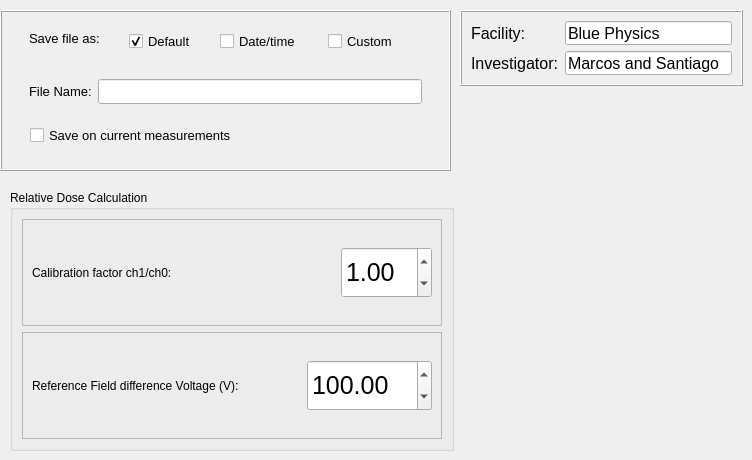
      <widget class="QWidget" name="pagegeneral">
       <widget class="QFrame" name="frame_13">
        <property name="geometry">
         <rect>
          <x>0</x>
          <y>10</y>
          <width>451</width>
          <height>161</height>
         </rect>
        </property>
        <property name="frameShape">
         <enum>QFrame::Box</enum>
        </property>
        <property name="frameShadow">
         <enum>QFrame::Raised</enum>
        </property>
        <widget class="QFrame" name="frame_2">
         <property name="geometry">
          <rect>
           <x>20</x>
           <y>10</y>
           <width>411</width>
           <height>43</height>
          </rect>
         </property>
         <property name="frameShape">
          <enum>QFrame::NoFrame</enum>
         </property>
         <property name="frameShadow">
          <enum>QFrame::Raised</enum>
         </property>
         <widget class="QLabel" name="label_2">
          <property name="geometry">
           <rect>
            <x>9</x>
            <y>9</y>
            <width>85</width>
            <height>19</height>
           </rect>
          </property>
          <property name="font">
           <font>
            <pointsize>10</pointsize>
           </font>
          </property>
          <property name="text">
           <string>Save file as:</string>
          </property>
         </widget>
         <widget class="QCheckBox" name="cbdefault">
          <property name="geometry">
           <rect>
            <x>109</x>
            <y>10</y>
            <width>73</width>
            <height>23</height>
           </rect>
          </property>
          <property name="font">
           <font>
            <pointsize>10</pointsize>
           </font>
          </property>
          <property name="text">
           <string>Default</string>
          </property>
          <property name="checked">
           <bool>true</bool>
          </property>
          <property name="autoRepeat">
           <bool>false</bool>
          </property>
          <property name="autoExclusive">
           <bool>true</bool>
          </property>
         </widget>
         <widget class="QCheckBox" name="cbdatetime">
          <property name="geometry">
           <rect>
            <x>200</x>
            <y>10</y>
            <width>92</width>
            <height>23</height>
           </rect>
          </property>
          <property name="font">
           <font>
            <pointsize>10</pointsize>
           </font>
          </property>
          <property name="text">
           <string>Date/time</string>
          </property>
          <property name="autoRepeat">
           <bool>false</bool>
          </property>
          <property name="autoExclusive">
           <bool>true</bool>
          </property>
         </widget>
         <widget class="QCheckBox" name="cbcustom">
          <property name="geometry">
           <rect>
            <x>308</x>
            <y>9</y>
            <width>101</width>
            <height>25</height>
           </rect>
          </property>
          <property name="font">
           <font>
            <pointsize>10</pointsize>
           </font>
          </property>
          <property name="text">
           <string>Custom</string>
          </property>
          <property name="autoRepeat">
           <bool>false</bool>
          </property>
          <property name="autoExclusive">
           <bool>true</bool>
          </property>
         </widget>
        </widget>
        <widget class="QFrame" name="frame_3">
         <property name="geometry">
          <rect>
           <x>20</x>
           <y>60</y>
           <width>411</width>
           <height>43</height>
          </rect>
         </property>
         <property name="frameShape">
          <enum>QFrame::NoFrame</enum>
         </property>
         <property name="frameShadow">
          <enum>QFrame::Raised</enum>
         </property>
         <layout class="QHBoxLayout" name="horizontalLayout_3">
          <item>
           <widget class="QLabel" name="label">
            <property name="font">
             <font>
              <pointsize>10</pointsize>
             </font>
            </property>
            <property name="text">
             <string>File Name:</string>
            </property>
           </widget>
          </item>
          <item>
           <widget class="QLineEdit" name="lefilename">
            <property name="font">
             <font>
              <pointsize>12</pointsize>
             </font>
            </property>
            <property name="inputMask">
             <string/>
            </property>
            <property name="readOnly">
             <bool>true</bool>
            </property>
            <property name="placeholderText">
             <string/>
            </property>
           </widget>
          </item>
         </layout>
        </widget>
        <widget class="QCheckBox" name="cbsaveoncurrentmeasurements">
         <property name="geometry">
          <rect>
           <x>30</x>
           <y>110</y>
           <width>251</width>
           <height>31</height>
          </rect>
         </property>
         <property name="font">
          <font>
           <pointsize>10</pointsize>
          </font>
         </property>
         <property name="text">
          <string>Save on current measurements</string>
         </property>
         <property name="checked">
          <bool>false</bool>
         </property>
         <property name="autoRepeat">
          <bool>false</bool>
         </property>
         <property name="autoExclusive">
          <bool>true</bool>
         </property>
        </widget>
       </widget>
       <widget class="QFrame" name="frame_15">
        <property name="geometry">
         <rect>
          <x>460</x>
          <y>10</y>
          <width>283</width>
          <height>76</height>
         </rect>
        </property>
        <property name="frameShape">
         <enum>QFrame::Box</enum>
        </property>
        <property name="frameShadow">
         <enum>QFrame::Raised</enum>
        </property>
        <layout class="QFormLayout" name="formLayout">
         <item row="0" column="0">
          <widget class="QLabel" name="label_20">
           <property name="font">
            <font>
             <pointsize>12</pointsize>
            </font>
           </property>
           <property name="text">
            <string>Facility:</string>
           </property>
          </widget>
         </item>
         <item row="0" column="1">
          <widget class="QLineEdit" name="lefacility">
           <property name="font">
            <font>
             <pointsize>12</pointsize>
            </font>
           </property>
           <property name="text">
            <string>Blue Physics</string>
           </property>
          </widget>
         </item>
         <item row="1" column="0">
          <widget class="QLabel" name="label_21">
           <property name="font">
            <font>
             <pointsize>12</pointsize>
            </font>
           </property>
           <property name="text">
            <string>Investigator:</string>
           </property>
          </widget>
         </item>
         <item row="1" column="1">
          <widget class="QLineEdit" name="leinvestigator">
           <property name="font">
            <font>
             <pointsize>12</pointsize>
            </font>
           </property>
           <property name="text">
            <string>Marcos and Santiago</string>
           </property>
          </widget>
         </item>
        </layout>
       </widget>
       <widget class="QGroupBox" name="groupBox_2">
        <property name="geometry">
         <rect>
          <x>10</x>
          <y>190</y>
          <width>444</width>
          <height>261</height>
         </rect>
        </property>
        <property name="title">
         <string>Relative Dose Calculation</string>
        </property>
        <layout class="QVBoxLayout" name="verticalLayout_2">
         <item>
          <widget class="QFrame" name="frame_10">
           <property name="frameShape">
            <enum>QFrame::StyledPanel</enum>
           </property>
           <property name="frameShadow">
            <enum>QFrame::Raised</enum>
           </property>
           <layout class="QHBoxLayout" name="horizontalLayout_2">
            <item>
             <widget class="QLabel" name="label_24">
              <property name="text">
               <string>Calibration factor ch1/ch0:</string>
              </property>
             </widget>
            </item>
            <item>
             <widget class="QDoubleSpinBox" name="sbcalibfactor">
              <property name="minimumSize">
               <size>
                <width>91</width>
                <height>51</height>
               </size>
              </property>
              <property name="maximumSize">
               <size>
                <width>91</width>
                <height>51</height>
               </size>
              </property>
              <property name="font">
               <font>
                <pointsize>19</pointsize>
               </font>
              </property>
              <property name="maximum">
               <double>3.000000000000000</double>
              </property>
              <property name="singleStep">
               <double>0.010000000000000</double>
              </property>
              <property name="value">
               <double>1.000000000000000</double>
              </property>
             </widget>
            </item>
           </layout>
          </widget>
         </item>
         <item>
          <widget class="QFrame" name="frame_16">
           <property name="frameShape">
            <enum>QFrame::StyledPanel</enum>
           </property>
           <property name="frameShadow">
            <enum>QFrame::Raised</enum>
           </property>
           <layout class="QHBoxLayout" name="horizontalLayout_5">
            <item>
             <widget class="QLabel" name="label_26">
              <property name="text">
               <string>Reference Field difference Voltage (V):</string>
              </property>
             </widget>
            </item>
            <item>
             <widget class="QDoubleSpinBox" name="sbreferencedose">
              <property name="minimumSize">
               <size>
                <width>125</width>
                <height>51</height>
               </size>
              </property>
              <property name="maximumSize">
               <size>
                <width>125</width>
                <height>51</height>
               </size>
              </property>
              <property name="font">
               <font>
                <pointsize>19</pointsize>
               </font>
              </property>
              <property name="maximum">
               <double>1024.000000000000000</double>
              </property>
              <property name="singleStep">
               <double>0.010000000000000</double>
              </property>
              <property name="value">
               <double>100.000000000000000</double>
              </property>
             </widget>
            </item>
           </layout>
          </widget>
         </item>
        </layout>
       </widget>
      </widget>
